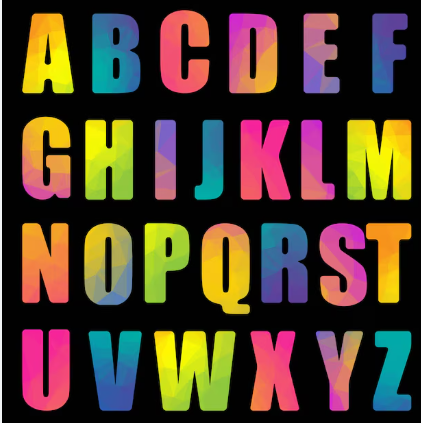
#> input picture Morphological Image Processing/alphabet.png, 421 x 423 px, found by its file name
$ python opening_closing.py
#> lines starting #> are read from the running program, lines starting #| are printed output that depends on the picture
import cv2
import numpy as np
image=cv2.imread("Morphological Image Processing/alphabet.png")
#> image is the input picture: shape (423, 421, 3); mean B, G, R 44.8, 62.7, 80.1
kernel=np.ones((10,10),np.uint8)

opening=cv2.morphologyEx(image,cv2.MORPH_OPEN,kernel)
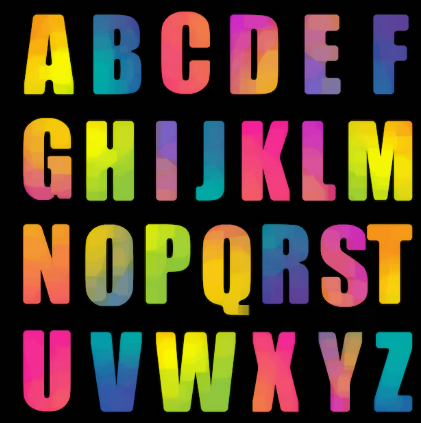
#> opening: shape (423, 421, 3); mean B, G, R 41, 59.7, 77.1
closing=cv2.morphologyEx(image,cv2.MORPH_CLOSE,kernel)
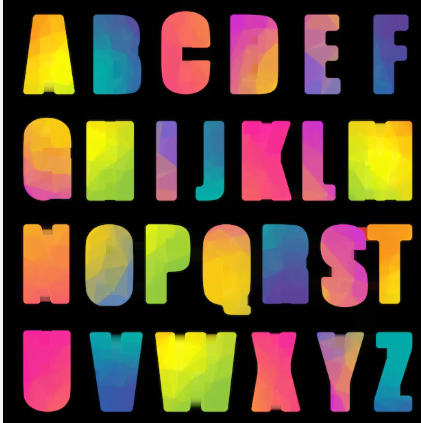
#> closing: shape (423, 421, 3); mean B, G, R 49.7, 68.9, 88.2


cv2.imshow("ORIGINAL",image)
cv2.imshow("OPENING",opening)
cv2.imshow("CLOSING",closing)
cv2.waitKey(0)
cv2.destroyAllWindows()
